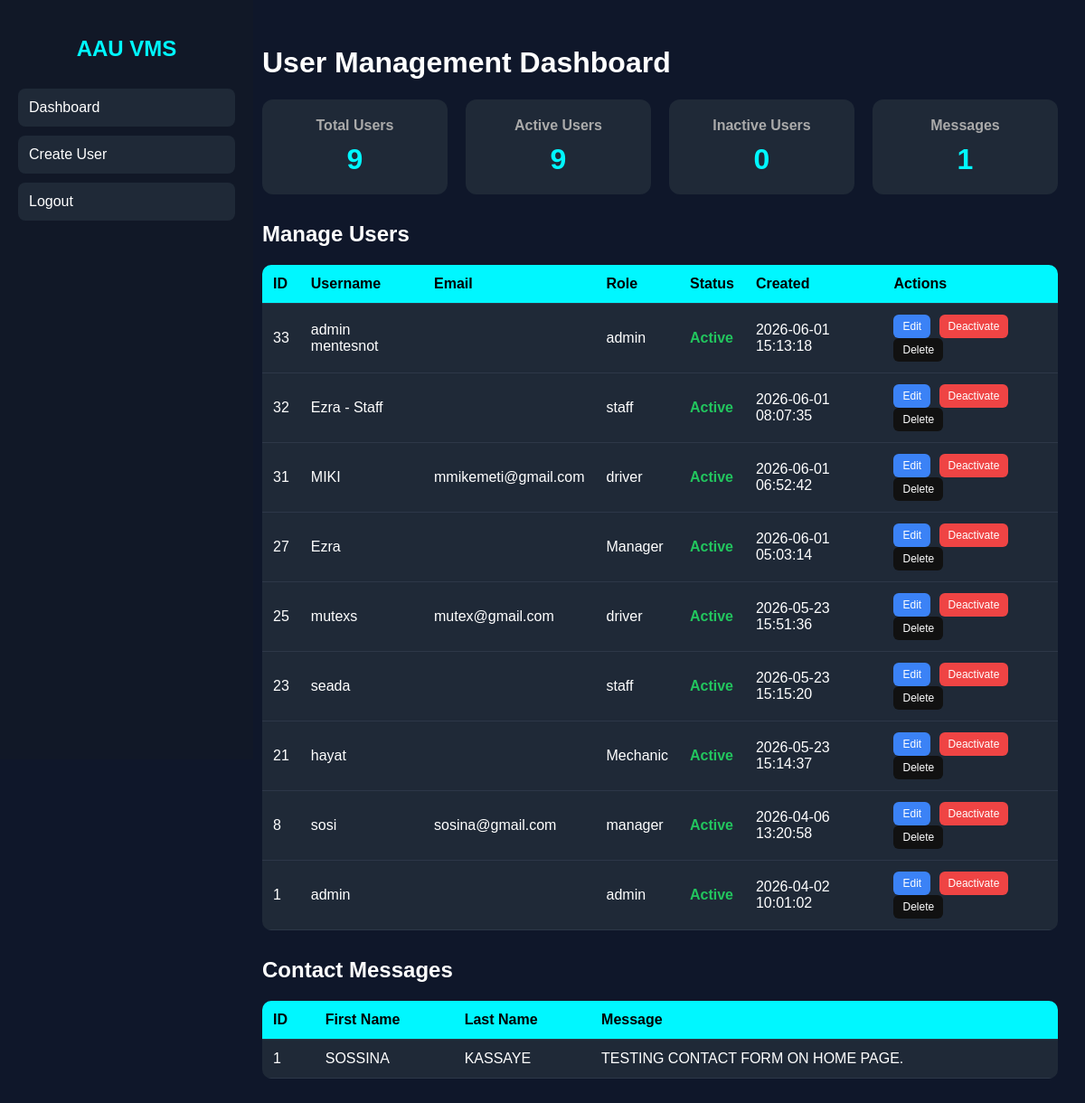
The page /dashboard/admin.php (signed in) on the database its author committed.
### tables this page shows
CREATE TABLE `users` (
  `id` int(11) NOT NULL,
  `username` varchar(50) DEFAULT NULL,
  `email` varchar(255) DEFAULT NULL,
  `password` varchar(255) DEFAULT NULL,
  `role` varchar(20) DEFAULT NULL,
  `created_at` timestamp NOT NULL DEFAULT current_timestamp(),
  `status` enum('active','inactive') NOT NULL DEFAULT 'active'
);

CREATE TABLE `contact` (
  `id` int(11) NOT NULL,
  `first_name` varchar(100) NOT NULL,
  `last_name` varchar(100) NOT NULL,
  `subject` text NOT NULL,
  `created_at` timestamp NOT NULL DEFAULT current_timestamp()
);

### dashboard/admin.php (the view, shortened to what this page needs)
<?php
include("../config/db.php");
$users = mysqli_query($conn,"
    SELECT id, username, email, role, status, created_at
    FROM users
    ORDER BY id DESC
");
$contacts = mysqli_query($conn,"
    SELECT *
    FROM contact
    ORDER BY id DESC
");
$total_users = mysqli_fetch_assoc(mysqli_query($conn,
    "SELECT COUNT(*) AS cnt FROM users"
))['cnt'];
$active_users = mysqli_fetch_assoc(mysqli_query($conn,
    "SELECT COUNT(*) AS cnt FROM users WHERE status='active'"
))['cnt'];
$inactive_users = mysqli_fetch_assoc(mysqli_query($conn,
    "SELECT COUNT(*) AS cnt FROM users WHERE status='inactive'"
))['cnt'];
$total_messages = mysqli_fetch_assoc(mysqli_query($conn,
    "SELECT COUNT(*) AS cnt FROM contact"
))['cnt'];
?>
<!DOCTYPE html>
<html>
<head>
</head>
<body>
<div class="sidebar">
    <h2>AAU VMS</h2>
    <a href="admin.php">Dashboard</a>
    <a href="add_user.php">Create User</a>
    <a href="../auth/logout.php">Logout</a>
</div>
<div class="main">
    <h1>User Management Dashboard</h1>
    <div class="cards">
        <div class="card">
            <h3>Total Users</h3>
            <p><?php echo $total_users; ?></p>
        </div>
        <div class="card">
            <h3>Active Users</h3>
            <p><?php echo $active_users; ?></p>
        </div>
        <div class="card">
            <h3>Inactive Users</h3>
            <p><?php echo $inactive_users; ?></p>
        </div>
        <div class="card">
            <h3>Messages</h3>
            <p><?php echo $total_messages; ?></p>
        </div>
    </div>
    <h2>Manage Users</h2>
    <table>
        <tr>
            <th>ID</th>
            <th>Username</th>
            <th>Email</th>
            <th>Role</th>
            <th>Status</th>
            <th>Created</th>
            <th>Actions</th>
        </tr>
        <?php while($user = mysqli_fetch_assoc($users)): ?>
        <tr>
            <td><?php echo $user['id']; ?></td>
            <td><?php echo htmlspecialchars($user['username']); ?></td>
            <td><?php echo htmlspecialchars($user['email']); ?></td>
            <td><?php echo htmlspecialchars($user['role']); ?></td>
            <td>
                <?php if($user['status'] == 'active'): ?>
                    <span class="active-status">Active</span>
                <?php else: ?>
                    <span class="inactive-status">Inactive</span>
                <?php endif; ?>
            </td>
            <td><?php echo $user['created_at']; ?></td>
            <td>
                <a class="edit-btn" href="edit_user.php?id=<?php echo $user['id']; ?>">Edit</a>
                <?php if($user['status'] == 'active'): ?>
                    <a class="deactivate-btn" href="deactivate_user.php?id=<?php echo $user['id']; ?>">Deactivate</a>
                <?php else: ?>
                    <a class="activate-btn" href="activate_user.php?id=<?php echo $user['id']; ?>">Activate</a>
                <?php endif; ?>
                <a class="delete-btn" href="delete_user.php?id=<?php echo $user['id']; ?>">Delete</a>
            </td>
        </tr>
        <?php endwhile; ?>
    </table>
    <h2>Contact Messages</h2>
    <table>
        <tr>
            <th>ID</th>
            <th>First Name</th>
            <th>Last Name</th>
            <th>Message</th>
        </tr>
        <?php while($msg = mysqli_fetch_assoc($contacts)): ?>
        <tr>
            <td><?php echo $msg['id']; ?></td>
            <td><?php echo htmlspecialchars($msg['first_name']); ?></td>
            <td><?php echo htmlspecialchars($msg['last_name']); ?></td>
            <td><?php echo htmlspecialchars($msg['subject']); ?></td>
        </tr>
        <?php endwhile; ?>
    </table>
</div>
</body>
</html>

### dashboard/admin.php (style rules this page uses)
body { margin:0; font-family:Arial, sans-serif; background:#0f172a; color:#fff; display:flex; }
.sidebar { width:240px; height:100vh; background:#111827; padding:20px; position:fixed; left:0; top:0; }
.sidebar h2 { color:#00f7ff; text-align:center; margin-bottom:30px; }
.sidebar a { display:block; padding:12px; margin:10px 0; color:#fff; text-decoration:none; border-radius:8px; transition:0.3s; background:#1f2937; }
.main { margin-left:260px; padding:30px; width:100%; }
.cards { display:flex; gap:20px; margin-bottom:30px; }
.card { flex:1; background:#1f2937; padding:20px; border-radius:12px; text-align:center; transition:0.3s; }
.card h3 { margin:0; font-size:16px; color:#aaa; }
.card p { font-size:32px; margin:10px 0 0; color:#00f7ff; font-weight:bold; }
table { width:100%; border-collapse:collapse; background:#1f2937; border-radius:10px; overflow:hidden; margin-bottom:30px; }
th,td { padding:12px; text-align:left; border-bottom:1px solid #2d3748; }
th { background:#00f7ff; color:#000; }
.edit-btn, .deactivate-btn, .activate-btn, .delete-btn { padding:6px 10px; border-radius:6px; text-decoration:none; margin-right:5px; display:inline-block; font-size:12px; }
.edit-btn { background:#3b82f6; color:#fff; }
.deactivate-btn { background:#ef4444; color:#fff; }
.delete-btn { background:#111; color:#fff; }
.active-status { color:#22c55e; font-weight:bold; }

### rows shown on the page
users: id "33", username "admin mentesnot", role "admin", status "Active", created_at "2026-06-01 15:13:18"
users: id "32", username "Ezra - Staff", role "staff", status "Active", created_at "2026-06-01 08:07:35"
users: id "31", username "MIKI", email "mmikemeti@gmail.com", role "driver", status "Active", created_at "2026-06-01 06:52:42"
users: id "27", username "Ezra", role "Manager", status "Active", created_at "2026-06-01 05:03:14"
users: id "25", username "mutexs", email "mutex@gmail.com", role "driver", status "Active", created_at "2026-05-23 15:51:36"
users: id "23", username "seada", role "staff", status "Active", created_at "2026-05-23 15:15:20"
users: id "21", username "hayat", role "Mechanic", status "Active", created_at "2026-05-23 15:14:37"
users: id "8", username "sosi", email "sosina@gmail.com", role "manager", status "Active", created_at "2026-04-06 13:20:58"
users: id "1", username "admin", role "admin", status "Active", created_at "2026-04-02 10:01:02"
contact: id "1", first_name "SOSSINA", last_name "KASSAYE", subject "TESTING CONTACT FORM ON HOME PAGE."

### other values the page prints
$total_users "9"
$active_users "9"
$inactive_users "0"
$total_messages "1"
